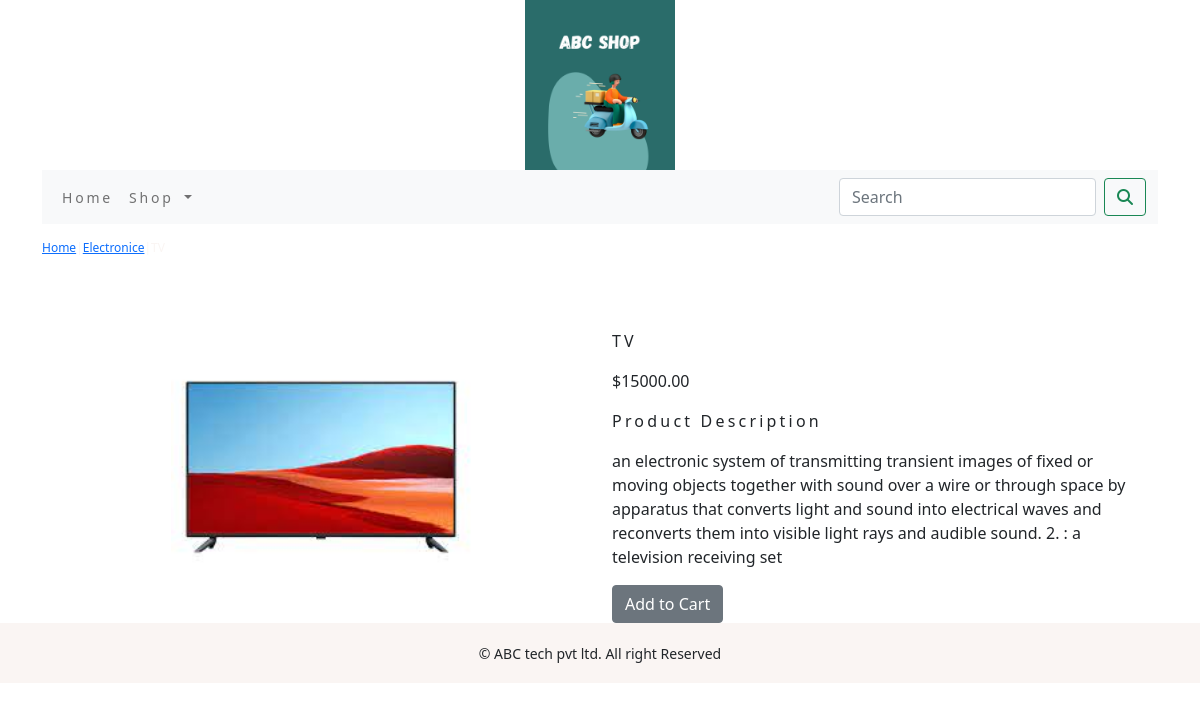
The page /shop/electronice/tv/ on the database its author committed.
### ecomshopapp/models.py (models this page shows, shortened)
class Product(models.Model):
    name = models.CharField(max_length=250, unique=True)
    slug = models.SlugField(max_length=250, unique=True)
    description = models.TextField(blank=True)
    price = models.DecimalField(max_digits=10, decimal_places=2)
    category = models.ForeignKey(Category, on_delete=models.CASCADE)
    image = models.ImageField(upload_to='product', blank=True)
    stock = models.IntegerField()
    available = models.BooleanField(default=True)
    created = models.DateTimeField(auto_now_add=True)
    updated = models.DateTimeField(auto_now=True)
    class Meta:
        ordering = ('name',)
        verbose_name = 'product'
        verbose_name_plural = 'products'

class Category(models.Model):
    name = models.CharField(max_length=250, unique=True)
    slug = models.SlugField(max_length=250, unique=True)
    description = models.TextField(blank=True)
    image = models.ImageField(upload_to='category', blank=True)
    class Meta:
        ordering = ('name',)
        verbose_name = 'category'
        verbose_name_plural = 'categories'
    def get_url(self):
        return reverse('ecomshopapp:products_by_category', args=[self.slug])
    def __str__(self):
        return '{}'.format(self.name)

### ecomshopapp/views.py (the view)
# urls.py: path('<slug:c_slug>/<slug:product_slug>/',views.proDeteail,name='prodCatdetail')
def proDeteail(request, c_slug, product_slug):
    try:
        product = Product.objects.get(category__slug=c_slug, slug=product_slug)
    except Exception as e:
        raise e
    return render(request, 'product.html', {'product': product})

### cart/context_processors.py (called while the page is built)
def counter(request):
    item_count=0
    if 'admin' in request.path:
        return {}
    else:
        try:
            cart=Cart.objects.filter(cart_id=_cart_id(request))
            car_items=CartItem.objects.all().filter(cart=cart[:1])
            for cart_item in car_items:
                item_count += cart_item.quantity
        except Cart.DoesNotExist:
            item_count=0
    return dict(item_count=item_count)

### cart/views.py (called while the page is built)
def _cart_id(request):
    cart = request.session.session_key
    if not cart:
        cart = request.session.create()
    return cart

### ecomshopapp/context_processors.py (called while the page is built)
def menu_links(request):
    links = Category.objects.all()
    return dict(links=links)

### templates/product.html (shortened to what this page needs)
{% extends 'base.html' %}
{% load static %}
{% block content%}
<div class="row my_prod_row_class">
    <div class="mx_auto">
        <p><a href="{% url 'ecomshopapp:AllProdCat'}%">Home</a>|<a href="{{product.category.get_url}}">{{product.category}}</a>|{{product.name}} </p>
    </div>
</div>
<div class="container">
<br>
<div class="row">
    <div class="col-12 col-sm-12 col-md-12 col-lg-6 text-center">
        <div style="min-width:18rem">
            <img src="{{product.image.url}}" alt="{{product.name}}" width="300px">
        </div>
    </div>
        <div class="col-12 col-sm-12 col-md-12 col-lg-6">
            <div>
            <h1 class="my_prod_title">{{product.name}}</h1>
            <p>${{product.price}}</p>
            <p class="my_title">Product Description</p>
            <p class="text-justify my_prod_text">{{product.description}}</p>
            {% if product.stock <= 0 %}
            <p class="text-justify my_prod_text"><b>Out of Stock</b></p>
            {% else %}
            <a class="btn btn-secondary" href="{% url 'cart:add_cart' product.id %}">Add to Cart</a>
            {% endif %}
        </div>
    </div>
</div>
</div>
{% endblock %}

### static/css/custom.css (style rules this page uses)
.my_title { font-size : 16px; text_transform : uppercase; letter-spacing : .2em; }
.my_prod_row_class { padding-top : 15px; padding-bottom : 20px; }
.my_prod_row_class .mx_auto { color : #FAF5F3; font-size : 12px; text-decoration : none; }
.my_prod_title { font-size :16px; text_transform : uppercase; letter-spacing : .2em; padding-top : 15px; padding-bottom : 10px; }
.my_prod_text { padding-right : 20px; }

### rows shown on the page
Product: category "Electronice", image (picture), name "TV", price "15000.00", description "an electronic system of transmitting transient images of fixed or moving objects together with sound over a wire or through space by apparatus that converts light and sound into electrical waves and reconverts them into visible light rays and audible sound. 2. : a television receiving set"
